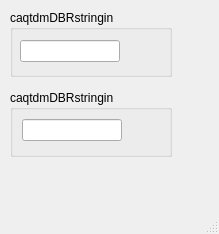
<?xml version="1.0" encoding="UTF-8"?>
<ui version="4.0">
 <class>MainWindow</class>
 <widget class="QMainWindow" name="MainWindow">
  <property name="geometry">
   <rect>
    <x>0</x>
    <y>0</y>
    <width>219</width>
    <height>234</height>
   </rect>
  </property>
  <property name="windowTitle">
   <string>MainWindow</string>
  </property>
  <widget class="QWidget" name="centralwidget">
   <widget class="QGroupBox" name="groupBox_3">
    <property name="geometry">
     <rect>
      <x>10</x>
      <y>10</y>
      <width>162</width>
      <height>67</height>
     </rect>
    </property>
    <property name="autoFillBackground">
     <bool>true</bool>
    </property>
    <property name="title">
     <string>caqtdmDBRstringin</string>
    </property>
    <widget class="caTextEntry" name="catextentry_16">
     <property name="geometry">
      <rect>
       <x>10</x>
       <y>30</y>
       <width>100</width>
       <height>22</height>
      </rect>
     </property>
     <property name="channel" stdset="0">
      <string notr="true">epics4://caqtdmDBRstringin</string>
     </property>
     <property name="colorMode">
      <enum>caLineEdit::Alarm_Default</enum>
     </property>
    </widget>
   </widget>
   <widget class="QGroupBox" name="groupBox_4">
    <property name="geometry">
     <rect>
      <x>10</x>
      <y>90</y>
      <width>162</width>
      <height>67</height>
     </rect>
    </property>
    <property name="autoFillBackground">
     <bool>true</bool>
    </property>
    <property name="title">
     <string>caqtdmDBRstringin</string>
    </property>
    <widget class="caTextEntry" name="catextentry_17">
     <property name="geometry">
      <rect>
       <x>12</x>
       <y>29</y>
       <width>100</width>
       <height>22</height>
      </rect>
     </property>
     <property name="channel" stdset="0">
      <string notr="true">caqtdmDBRstringin</string>
     </property>
     <property name="colorMode">
      <enum>caLineEdit::Alarm_Default</enum>
     </property>
    </widget>
   </widget>
  </widget>
  <widget class="QMenuBar" name="menubar">
   <property name="geometry">
    <rect>
     <x>0</x>
     <y>0</y>
     <width>219</width>
     <height>19</height>
    </rect>
   </property>
  </widget>
  <widget class="QStatusBar" name="statusbar"/>
 </widget>
 <customwidgets>
  <customwidget>
   <class>caTextEntry</class>
   <extends>caLineEdit</extends>
   <header>caTextEntry</header>
  </customwidget>
  <customwidget>
   <class>caLineEdit</class>
   <extends>QLineEdit</extends>
   <header>caLineEdit</header>
  </customwidget>
 </customwidgets>
 <resources/>
 <connections/>
</ui>
